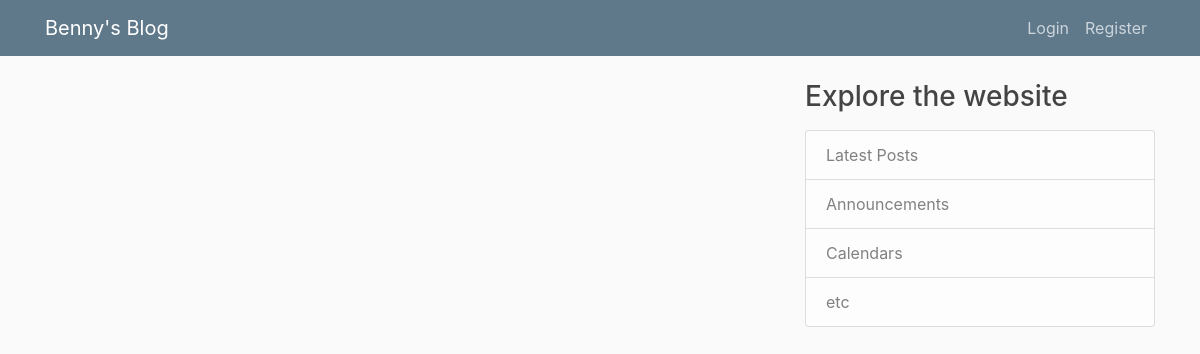
Before: / with the older database file.
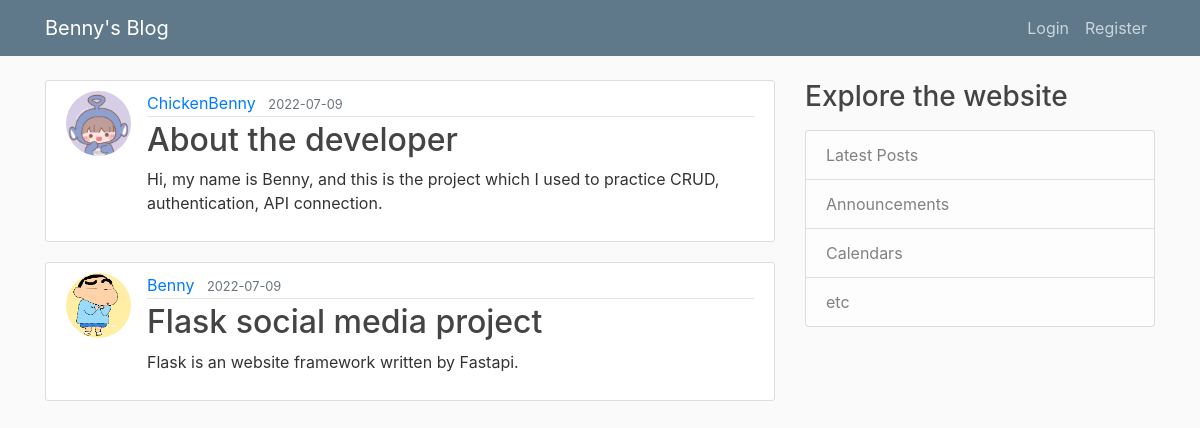
After: the same page with the newer database file.
### Social_Network/models.py (models this page shows, shortened)
class Post(db.Model):
    id = db.Column(db.Integer, primary_key = True)
    title = db.Column(db.String(100), nullable = False)
    date_posted = db.Column(db.DateTime, nullable = False, default = datetime.utcnow)
    content = db.Column(db.Text, nullable = False)
    user_id = db.Column(db.Integer, db.ForeignKey('user.id'), nullable = False)

class User(db.Model, UserMixin):
    id = db.Column(db.Integer, primary_key = True)
    username = db.Column(db.String(20), unique = True, nullable = False)
    email = db.Column(db.String(20), unique = True, nullable = False)
    image_file = db.Column(db.String(20), nullable = False, default = 'default.jpg')
    password = db.Column(db.String(60), nullable = False)
    posts = db.relationship('Post', backref = 'author', lazy = True)

### Social_Network/routes.py (the view)
@app.route("/")
def home():
    posts = Post.query.all()
    return render_template('home.html', posts=posts)

### Social_Network/templates/home.html (shortened to what this page needs)
{% extends "base.html" %}
{% block content %}
    {% for post in posts %}
        <article class="media content-section">
            <img class="rounded-circle article-img" src="{{ url_for('static', filename='profile_pics/' + post.author.image_file) }}">
            <div class="media-body">
                <div class="article-metadata">
                    <a class="mr-2" href="#">{{ post.author.username }}</a>
                    <small class="text-muted">{{ post.date_posted.strftime('%Y-%m-%d') }}</small>
                </div>
                <h2><a class="article-title" href="{{ url_for('post', post_id=post.id) }}">{{ post.title }}</a></h2>
                <p class="article-content">{{ post.content }}</p>
            </div>
        </article>
    {% endfor %}
{% endblock content %}

### Social_Network/templates/base.html (shortened to what this page needs)
<!DOCTYPE html>
<html>
    <head>
        <link rel="stylesheet" href="https://maxcdn.bootstrapcdn.com/bootstrap/4.0.0/css/bootstrap.min.css">
        <link rel="stylesheet" type="text/css" href="{{ url_for('static', filename='style.css') }}">
    </head>
    <body>
        <header class="site-header">
            <nav class="navbar navbar-expand-md navbar-dark bg-steel fixed-top">
                <div class="container">
                    <a class="navbar-brand mr-4" href="/">Benny's Blog</a>
                    <div class="navbar-nav">
                        {% if current_user.is_authenticated %}
                            <a class="nav-item nav-link" href="{{ url_for('new_post') }}">New Post</a>
                            <a class="nav-item nav-link" href="{{ url_for('account') }}">Account</a>
                            <a class="nav-item nav-link" href="{{ url_for('logout') }}">Logout</a>
                        {% else %}
                            <a class="nav-item nav-link" href="{{ url_for('login') }}">Login</a>
                            <a class="nav-item nav-link" href="{{ url_for('register') }}">Register</a>
                      {% endif %}
                    </div>
                </div>
            </nav>
        </header>
        <main role="main" class="container">
            <div class="row">
                <div class="col-md-8">
                    {% block content %}{% endblock content %}
                </div>
                <div class="col-md-4">
                    <h3>Explore the website</h3>
                    <p class="text-muted">
                        <ul class="list-group">
                            <li class="list-group-item list-group-item-light">Latest Posts</li>
                            <li class="list-group-item list-group-item-light">Announcements</li>
                            <li class="list-group-item list-group-item-light">Calendars</li>
                            <li class="list-group-item list-group-item-light">etc</li>
                        </ul>
                    </p>
                </div>
            </div>
        </main>
    </body>
</html>

### Social_Network/static/style.css (style rules this page uses)
body { background: #fafafa; color: #333333; margin-top: 5rem; }
h1, h2, h3, h4, h5, h6 { color: #444444; }
.bg-steel { background-color: #5f788a; }
.site-header .navbar-nav .nav-link { color: #cbd5db; }
.content-section { background: #ffffff; padding: 10px 20px; border: 1px solid #dddddd; border-radius: 3px; margin-bottom: 20px; }
.article-title { color: #444444; }
.article-content { white-space: pre-line; }
.article-img { height: 65px; width: 65px; margin-right: 16px; }
.article-metadata { padding-bottom: 1px; margin-bottom: 4px; border-bottom: 1px solid #e3e3e3 }

Changed rows visible on the page:
added Post: image_file (placeholder picture), author.username "ChickenBenny", date_posted "2022-07-09", title "About the developer", content "Hi, my name is Benny, and this is the project which I used to practice CRUD, authentication, API connection."
added Post: image_file (picture), author.username "Benny", date_posted "2022-07-09", title "Flask social media project", content "Flask is an website framework written by Fastapi."
